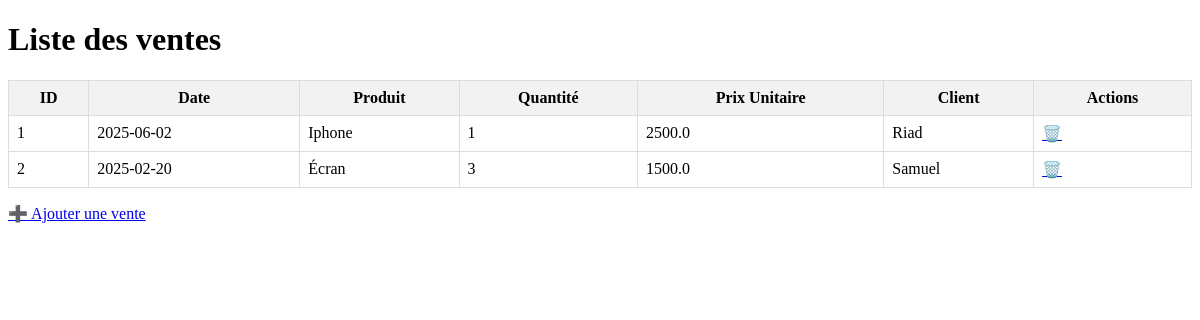
Before: / with the older database file.
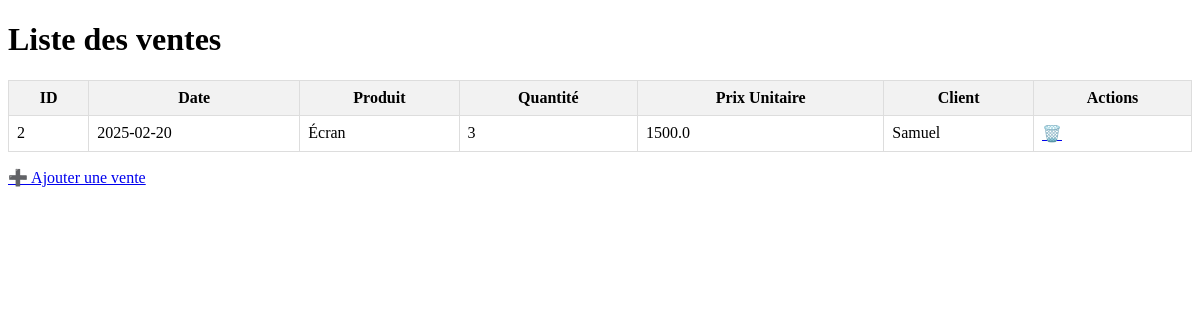
After: the same page with the newer database file.
### tables this page shows
CREATE TABLE ventes (
    id INTEGER PRIMARY KEY AUTOINCREMENT,
    date TEXT,
    produit TEXT,
    quantite INTEGER,
    prix_unitaire REAL,
    client TEXT
);

### app.py (the view)
@app.route('/')
def index():
    ventes = get_all_ventes()
    return render_template('index.html', ventes=ventes)

### app.py (called while the page is built)
def get_all_ventes():
    conn = sqlite3.connect("db/ventes.db")
    conn.row_factory = sqlite3.Row #Accéder aux colonnes
    cursor = conn.cursor()
    cursor.execute("SELECT * FROM ventes")
    ventes = cursor.fetchall()
    conn.close()
    return ventes

### templates/index.html (shortened to what this page needs)
<!DOCTYPE html>
<html>
<head>
</head>
<body>
    <h1>Liste des ventes</h1>
    {% if ventes %}
        <table>
            <tr>
                <th>ID</th>
                <th>Date</th>
                <th>Produit</th>
                <th>Quantité</th>
                <th>Prix Unitaire</th>
                <th>Client</th>
                <th>Actions</th>
            </tr>
            {% for vente in ventes %}
            <tr>
                <td>{{ vente.id }}</td>
                <td>{{ vente.date }}</td>
                <td>{{ vente.produit }}</td>
                <td>{{ vente.quantite }}</td>
                <td>{{ vente.prix_unitaire }}</td>
                <td>{{ vente.client }}</td>
                <td>
                    <a href="{{ url_for('supprimer', id=vente.id) }}" onclick="return confirm('Supprimer cette vente ?');">🗑️</a>
                </td>
            </tr>
            {% endfor %}
        </table>
    {% else %}
        <p>Aucune vente enregistrée.</p>
    {% endif %}
    <p><a href="{{ url_for('ajouter') }}">➕ Ajouter une vente</a></p>
</body>
</html>

### templates/index.html (style rules this page uses)
table { border-collapse: collapse; width: 100%; margin-top: 20px; }
th, td { border: 1px solid #ddd; padding: 8px; }
th { background-color: #f2f2f2; }

Changed rows visible on the page:
removed ventes: id "1", date "2025-06-02", produit "Iphone", quantite "1", prix_unitaire "2500.0", client "Riad"
